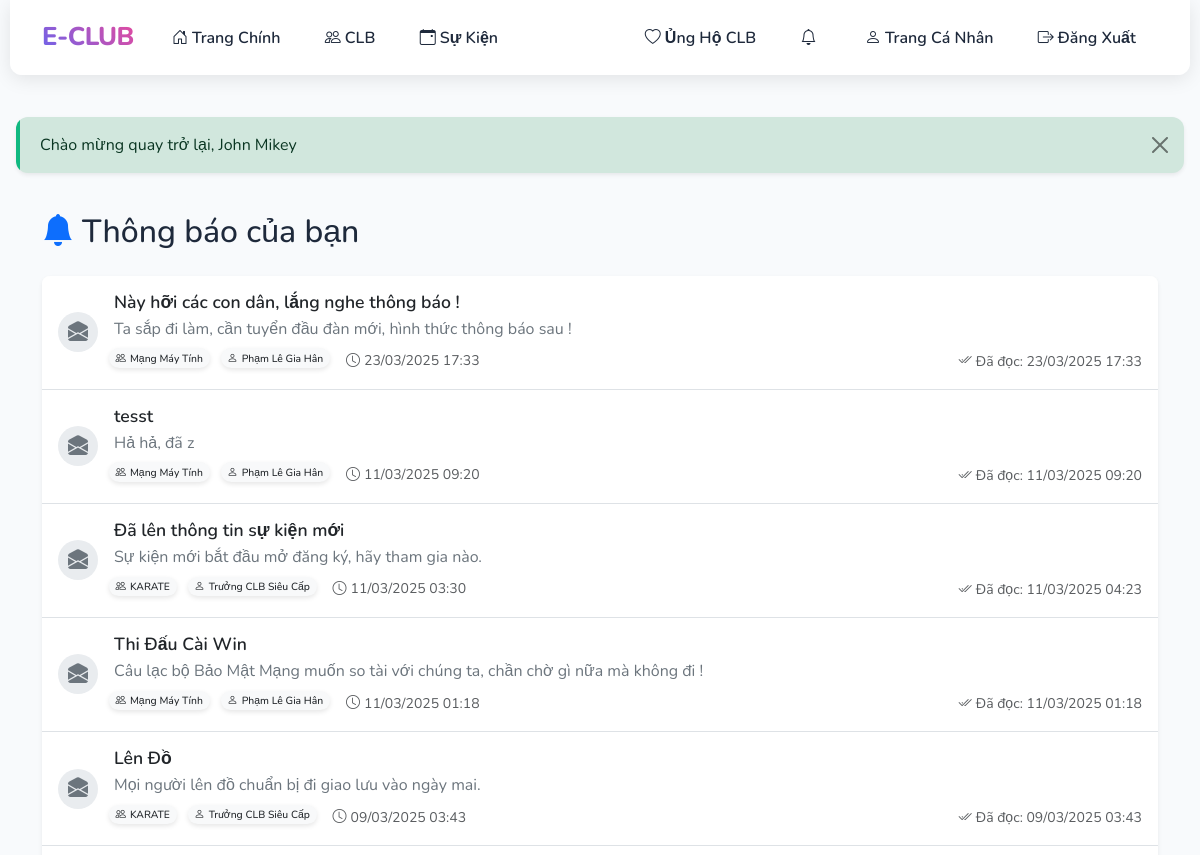
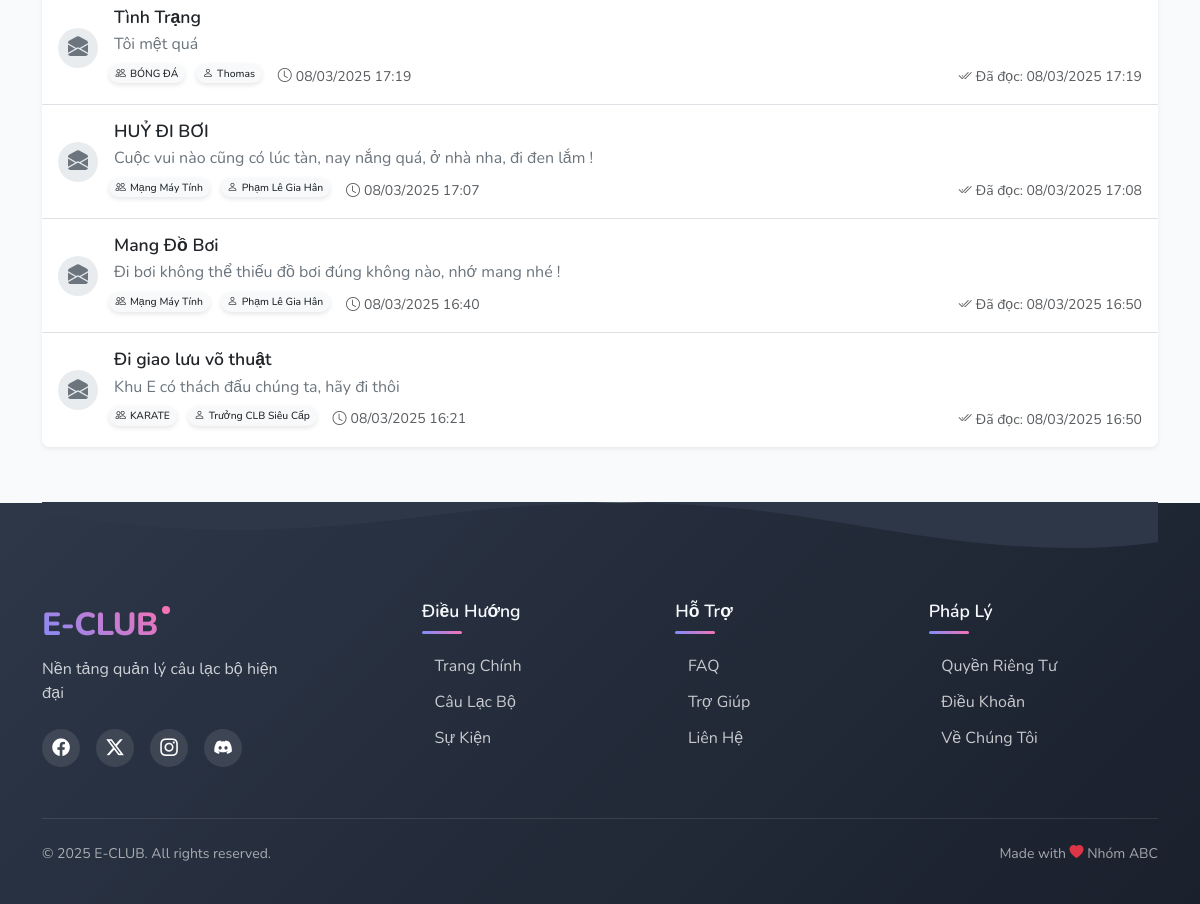
/index.php?page=notifications (signed in), run on the app's committed database (2 pictures, top to bottom).
### tables this page shows
CREATE TABLE `notifications` (
  `id` int(11) NOT NULL,
  `club_id` int(11) DEFAULT NULL,
  `sender_id` int(11) DEFAULT NULL,
  `title` varchar(200) NOT NULL,
  `message` text NOT NULL,
  `created_at` timestamp NOT NULL DEFAULT current_timestamp()
);

CREATE TABLE `notification_recipients` (
  `id` int(11) NOT NULL,
  `notification_id` int(11) DEFAULT NULL,
  `user_id` int(11) DEFAULT NULL,
  `is_read` tinyint(1) DEFAULT 0,
  `read_at` timestamp NULL DEFAULT NULL
);

CREATE TABLE `clubs` (
  `id` int(11) NOT NULL,
  `name` varchar(100) NOT NULL,
  `description` text DEFAULT NULL,
  `created_at` timestamp NOT NULL DEFAULT current_timestamp(),
  `status` enum('active','inactive') NOT NULL DEFAULT 'active',
  `image_url` varchar(255) DEFAULT NULL,
  `bank_info` json DEFAULT NULL
);

CREATE TABLE `users` (
  `id` int(11) NOT NULL,
  `name` varchar(100) NOT NULL,
  `email` varchar(100) NOT NULL,
  `password` varchar(255) NOT NULL,
  `role` enum('admin','club_leader','user') DEFAULT 'user',
  `created_at` timestamp NOT NULL DEFAULT current_timestamp(),
  `avatar_url` varchar(255) DEFAULT NULL,
  `last_activity` timestamp NOT NULL DEFAULT current_timestamp() ON UPDATE current_timestamp()
);

### pages/notifications.php (the view, shortened to what this page needs)
<?php
$page = isset($_GET['p']) ? (int)sanitize($_GET['p']) : 1;
$limit = 10;
$offset = ($page - 1) * $limit;
$sql = "SELECT n.*, c.name as club_name, nr.is_read, nr.read_at, u.name as sender_name
       FROM notifications n
       INNER JOIN clubs c ON n.club_id = c.id
       INNER JOIN notification_recipients nr ON n.id = nr.notification_id
       INNER JOIN users u ON n.sender_id = u.id
       WHERE nr.user_id = ?
       ORDER BY n.created_at DESC
       LIMIT ? OFFSET ?";
$stmt = $conn->prepare($sql);
$stmt->bind_param("iii", $_SESSION['user_id'], $limit, $offset);
$stmt->execute();
$notifications = $stmt->get_result()->fetch_all(MYSQLI_ASSOC);
?>
<div class="container py-4">
    <div class="row mb-4 align-items-center">
        <div class="col-md-8">
            <h2 class="mb-0">
                <i class="bi bi-bell-fill me-2 text-primary"></i>Thông báo của bạn
            </h2>
        </div>
    </div>
    <?php if (empty($notifications)): ?>
        <div class="card shadow-sm border-0 rounded-3">
            <div class="card-body text-center py-5">
                <i class="bi bi-bell-slash text-muted" style="font-size: 3rem;"></i>
                <h4 class="mt-3 text-muted">Bạn chưa có thông báo nào</h4>
                <p class="text-muted">Khi có thông báo mới, chúng sẽ xuất hiện ở đây</p>
            </div>
        </div>
    <?php else: ?>
        <div class="card shadow-sm border-0 rounded-3">
            <div class="list-group list-group-flush">
                <?php foreach ($notifications as $notification): ?>
                    <div class="list-group-item notification-item <?php echo !$notification['is_read'] ? 'unread' : ''; ?>"
                         data-id="<?php echo $notification['id']; ?>">
                        <div class="row align-items-center g-3">
                            <div class="col-auto">
                                <div class="notification-icon <?php echo !$notification['is_read'] ? 'unread' : ''; ?>">
                                    <i class="bi bi-envelope<?php echo $notification['is_read'] ? '-open' : ''; ?>-fill"></i>
                                </div>
                            </div>
                            <div class="col">
                                <a href="index.php?page=notification_detail&id=<?php echo $notification['id']; ?>"
                                   class="d-block w-100 text-decoration-none">
                                    <h5 class="mb-1 notification-title">
                                        <?php echo htmlspecialchars($notification['title']); ?>
                                    </h5>
                                </a>
                                <p class="mb-2 notification-preview"><?php echo nl2br(htmlspecialchars(substr($notification['message'], 0, 150) . (strlen($notification['message']) > 150 ? '...' : ''))); ?></p>
                                <div class="d-flex justify-content-between align-items-center flex-wrap gap-2">
                                    <div class="notification-meta">
                                        <span class="badge bg-light text-dark me-2">
                                            <i class="bi bi-people me-1"></i><?php echo htmlspecialchars($notification['club_name']); ?>
                                        </span>
                                        <span class="badge bg-light text-dark">
                                            <i class="bi bi-person me-1"></i><?php echo htmlspecialchars($notification['sender_name']); ?>
                                        </span>
                                        <span class="ms-2 text-muted notification-time">
                                            <i class="bi bi-clock me-1"></i><?php echo date('d/m/Y H:i', strtotime($notification['created_at'])); ?>
                                        </span>
                                    </div>
                                    <div class="notification-actions">
                                        <?php if (!$notification['is_read']): ?>
                                            <a href="?page=notifications&mark_read=<?php echo $notification['id']; ?>"
                                               class="btn btn-sm btn-outline-primary mark-read-btn">
                                                <i class="bi bi-check2 me-1"></i>Đánh dấu đã đọc
                                            </a>
                                        <?php else: ?>
                                            <span class="text-muted read-status">
                                                <i class="bi bi-check2-all me-1"></i>Đã đọc:
                                                <?php echo date('d/m/Y H:i', strtotime($notification['read_at'])); ?>
                                            </span>
                                        <?php endif; ?>
                                    </div>
                                </div>
                            </div>
                        </div>
                    </div>
                <?php endforeach; ?>
            </div>
        </div>
    <?php endif; ?>
</div>

### templates/layout.php (style rules this page uses)
:root { --primary-color: #6366f1; --primary-light: #818cf8; --primary-dark: #4f46e5; --secondary-color: #ec4899; --secondary-light: #f472b6; --accent-color: #0ea5e9; --success-color: #10b981; --warning-color: #f59e0b; --danger-color: #ef4444; --background-color: #f8fafc; --text-color: #1e293b; --border-radius: 12px; --card-border-radius: 16px; --transition-speed: 0.3s; }
body { min-height: 100vh; display: flex; flex-direction: column; background-color: var(--background-color); font-family: 'Nunito', sans-serif; color: var(--text-color); overflow-x: hidden; }
.card { border: none; border-radius: var(--card-border-radius); background: #fff; box-shadow: 0 5px 15px rgba(0, 0, 0, 0.05); transition: all var(--transition-speed) ease; overflow: hidden; position: relative; z-index: 1; }
.card::before { content: ''; position: absolute; top: 0; left: 0; width: 4px; height: 100%; z-index: 2; opacity: 0; transition: opacity var(--transition-speed) ease; }
.badge { font-size: 0.65rem; padding: 0.35em 0.65em; margin-left: -0.5em; margin-top: -0.5em; }
.badge { padding: 0.5em 1em; border-radius: 20px; font-weight: 600; box-shadow: 0 2px 5px rgba(0, 0, 0, 0.1); }
.fade-in { animation: fadeIn 0.5s ease-in; }

### pages/notifications.php (style rules this page uses)
.notification-item { transition: all 0.2s ease; cursor: pointer; border-left: 3px solid transparent; padding: 1rem; }
.notification-title { color: var(--bs-dark); font-weight: 600; font-size: 1.1rem; margin-bottom: 0.5rem; }
.notification-preview { color: var(--bs-secondary); margin-bottom: 0.75rem; line-height: 1.5; }
.notification-meta { font-size: 0.875rem; display: flex; align-items: center; flex-wrap: wrap; gap: 0.5rem; }
.notification-actions { margin-left: auto; }
.notification-time { font-size: 0.875rem; }
.read-status { font-size: 0.875rem; }
.notification-icon { width: 40px; height: 40px; border-radius: 50%; background-color: #e9ecef; display: flex; align-items: center; justify-content: center; color: #6c757d; transition: all 0.2s ease; }
.notification-icon i { font-size: 1.25rem; }
.badge { font-weight: 500; padding: 0.4em 0.65em; }
.card { overflow: hidden; transition: all 0.3s ease; }

### data on the page
notifications: title "Này hỡi các con dân, lắng nghe thông báo !", message "Ta sắp đi làm, cần tuyển đầu đàn mới, hình thức thông báo sau !", club.name "Mạng Máy Tính", sender.name "Phạm Lê Gia Hân", created_at "23/03/2025 17:33", notification_recipients.read_at "23/03/2025 17:33"
notifications: title "tesst", message "Hả hả, đã z", club.name "Mạng Máy Tính", sender.name "Phạm Lê Gia Hân", created_at "11/03/2025 09:20", notification_recipients.read_at "11/03/2025 09:20"
notifications: title "Đã lên thông tin sự kiện mới", message "Sự kiện mới bắt đầu mở đăng ký, hãy tham gia nào.", club.name "KARATE", sender.name "Trưởng CLB Siêu Cấp", created_at "11/03/2025 03:30", notification_recipients.read_at "11/03/2025 04:23"
notifications: title "Thi Đấu Cài Win", message "Câu lạc bộ Bảo Mật Mạng muốn so tài với chúng ta, chần chờ gì nữa mà không đi !", club.name "Mạng Máy Tính", sender.name "Phạm Lê Gia Hân", created_at "11/03/2025 01:18", notification_recipients.read_at "11/03/2025 01:18"
notifications: title "Lên Đồ", message "Mọi người lên đồ chuẩn bị đi giao lưu vào ngày mai.", club.name "KARATE", sender.name "Trưởng CLB Siêu Cấp", created_at "09/03/2025 03:43", notification_recipients.read_at "09/03/2025 03:43"
notifications: title "Tình Trạng", message "Tôi mệt quá", club.name "BÓNG ĐÁ", sender.name "Thomas", created_at "08/03/2025 17:19", notification_recipients.read_at "08/03/2025 17:19"
notifications: title "HUỶ ĐI BƠI", message "Cuộc vui nào cũng có lúc tàn, nay nắng quá, ở nhà nha, đi đen lắm !", club.name "Mạng Máy Tính", sender.name "Phạm Lê Gia Hân", created_at "08/03/2025 17:07", notification_recipients.read_at "08/03/2025 17:08"
notifications: title "Mang Đồ Bơi", message "Đi bơi không thể thiếu đồ bơi đúng không nào, nhớ mang nhé !", club.name "Mạng Máy Tính", sender.name "Phạm Lê Gia Hân", created_at "08/03/2025 16:40", notification_recipients.read_at "08/03/2025 16:50"
notifications: title "Đi giao lưu võ thuật", message "Khu E có thách đấu chúng ta, hãy đi thôi", club.name "KARATE", sender.name "Trưởng CLB Siêu Cấp", created_at "08/03/2025 16:21", notification_recipients.read_at "08/03/2025 16:50"

### other printed values
$flash['message'] "Chào mừng quay trở lại, John Mikey"
APP_NAME "E-CLUB"
